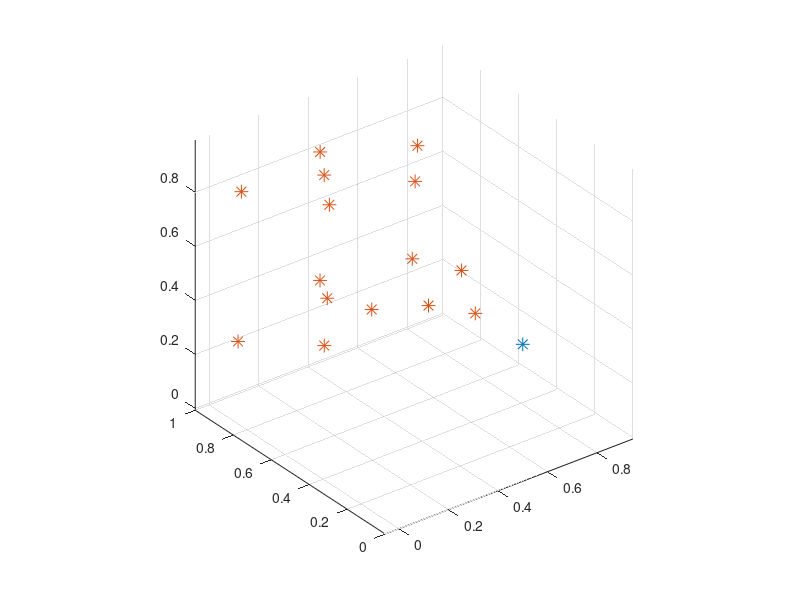

Reproduce this figure in MATLAB. (Note: this script raises an error after producing the figure.)
close all
clear all
clc

% Number of order of bifurcation
n = 4;
% Setting random effect
re = 0.05;
% Output file name
out_filename = 'data/bifurcation_network.txt'

% Box lenght: unitary
L = 1;
% Initial point:
init = [0.5,0,0.5];

% y step size:
h_y = L/n;
% x step size:
h_x = L/(n-1);
% z step size
h_z = L/(n-2);

% Storing the points: (iteration 0)
points = init;

% First step: linear till the first next point (iteration 1)
new_point = [ init(1), init(2)+h_y, init(3)];
points = [points, new_point];   % I use the notation 'source' 'target'
% From the second iteration
for i = 2:n
    new_points = [];
    num_old_point_to_bifurcate = 2^(i-2);    
    for j = 0:num_old_point_to_bifurcate-1 %to set the indices in the proper way
    %If it is a an odd iteration, split on plane z
    if mod(i,2) == 0
        new_point1 = [points(end-j,4) - h_x/2 + re*(-1+2*rand(1)), ...
                      points(end-j,5) + h_y + re*(-1+2*rand(1)), ...
                      points(end-j,6) + re*(-1+2*rand(1))];
        new_point2 = [points(end-j,4) + h_x/2 + re*(-1+2*rand(1)), ...
                      points(end-j,5) + h_y + re*(-1+2*rand(1)), ...
                      points(end-j,6) + re*(-1+2*rand(1))];
    end
    % If it is an even iteration, split on plane x
    if mod(i,2) == 1
        new_point1 = [points(end-j,4) + re*(-1+2*rand(1)), ...
                      points(end-j,5) + h_y + re*(-1+2*rand(1)), ....
                      points(end-j,6) - h_z/2 + re*(-1+2*rand(1))];
        new_point2 = [points(end-j,4) + re*(-1+2*rand(1)), ...
                      points(end-j,5) + h_y + re*(-1+2*rand(1)), ...
                      points(end-j,6) + h_z/2 + re*(-1+2*rand(1))];
    end
    % Now we control wheter the new points are out of bound
    for k = 1:3
        if new_point1(1,k) - 1 < -1 %coordinate < 0
            new_point1(1,k) = 0;
        elseif new_point1(1,k) - 1 > 0 %coordinate > 1
            new_point1(1,k) = 1;
        end
        if new_point2(1,k) -1 < -1 %coordinate < 0
            new_point2(1,k) = 0;
        elseif new_point2(1,k) - 1 > 0 %coordinate > 1
            new_point2(1,k) = 1;            
        end
    end
    % Storing temporary points
    new_points = [new_points; points(end-j,4:6), new_point1];
    new_points = [new_points; points(end-j,4:6), new_point2];
    end
    % Storing all new points of this iteration
    points = [points; new_points];
end

% Plotting first point
plot3(points(1,1), points(1,2), points(1,3), '*', 'MarkerSize', 10)
% Plotting all other points
hold on
plot3(points(:,4), points(:,5), points(:,6), '*', 'MarkerSize', 10)
grid on
axis equal

% Printing the output on a txt file
dlmwrite(out_filename, points, 'delimiter', '\t', 'precision', '%.8f');
